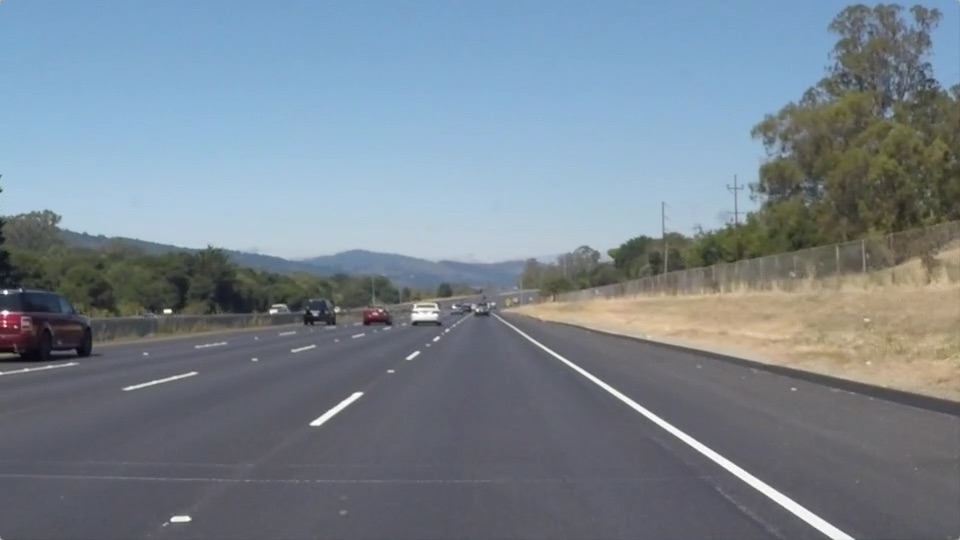
#> input picture test_images (copy)/solidWhiteRight.jpg, 960 x 540 px, found by its file name
$ jupyter execute --allow-errors P1.ipynb.LOCAL.15628.ipynb   (shell and % lines are left out)
#> lines starting #> are read from the running program, lines starting #| are printed output that depends on the picture; after the words box and inside, x2 and y2 are one past the last pixel; in counts of white or black regions, pixels touching at a corner belong together
# **Finding Lane Lines on the Road**
***
In this project, you will use the tools you learned about in the lesson to identify lane lines on the road.  You can develop your pipeline on a series of individual images, and later apply the result to a video stream (really just a series of images). Check out the video clip "raw-lines-example.mp4" (also contained in this repository) to see what the output should look like after using the helper functions below.

Once you have a result that looks roughly like "raw-lines-example.mp4", you'll need to get creative and try to average and/or extrapolate the line segments you've detected to map out the full extent of the lane lines.  You can see an example of the result you're going for in the video "P1_example.mp4".  Ultimately, you would like to draw just one line for the left side of the lane, and one for the right.

---
Let's have a look at our first image called 'test_images/solidWhiteRight.jpg'.  Run the 2 cells below (hit Shift-Enter or the "play" button above) to display the image.

**Note: If, at any point, you encounter frozen display windows or other confounding issues, you can always start again with a clean slate by going to the "Kernel" menu above and selecting "Restart & Clear Output".**

---

**The tools you have are color selection, region of interest selection, grayscaling, Gaussian smoothing, Canny Edge Detection and Hough Tranform line detection.  You  are also free to explore and try other techniques that were not presented in the lesson.  Your goal is piece together a pipeline to detect the line segments in the image, then average/extrapolate them and draw them onto the image for display (as below).  Once you have a working pipeline, try it out on the video stream below.**

---

<figure>

 <figcaption>
 <p></p>
 <p style="text-align: center;"> Your output should look something like this (above) after detecting line segments using the helper functions below </p>
 </figcaption>
</figure>
 <p></p>
<figure>

 <figcaption>
 <p></p>
 <p style="text-align: center;"> Your goal is to connect/average/extrapolate line segments to get output like this</p>
 </figcaption>
</figure>

**Run the cell below to import some packages.  If you get an `import error` for a package you've already installed, try changing your kernel (select the Kernel menu above --> Change Kernel).  Still have problems?  Try relaunching Jupyter Notebook from the terminal prompt.  Also, see [this forum post](https://carnd-forums.udacity.com/cq/viewquestion.action?spaceKey=CAR&id=29496372&questionTitle=finding-lanes---import-cv2-fails-even-though-python-in-the-terminal-window-has-no-problem-with-import-cv2) for more troubleshooting tips.**

[cell 1]
#importing some useful packages
import matplotlib.pyplot as plt
import matplotlib.image as mpimg
import numpy as np
import cv2
#%matplotlib notebook

[cell 2]
#reading in an image
image = mpimg.imread('test_images/solidWhiteRight.jpg')
#> image is the input picture: shape (540, 960, 3); mean R, G, B 120.3, 132.6, 143.7
#printing out some stats and plotting
print('This image is:', type(image), 'with dimesions:', image.shape)
#| This image is: <class 'numpy.ndarray'> with dimesions: (540, 960, 3)
plt.imshow(image)  # if you wanted to show a single color channel image called 'gray', for example, call as plt.imshow(gray, cmap='gray')

**Some OpenCV functions (beyond those introduced in the lesson) that might be useful for this project are:**

`cv2.inRange()` for color selection
`cv2.fillPoly()` for regions selection
`cv2.line()` to draw lines on an image given endpoints
`cv2.addWeighted()` to coadd / overlay two images
`cv2.cvtColor()` to grayscale or change color
`cv2.imwrite()` to output images to file
`cv2.bitwise_and()` to apply a mask to an image

**Check out the OpenCV documentation to learn about these and discover even more awesome functionality!**

Below are some helper functions to help get you started. They should look familiar from the lesson!

[cell 3]
import math

def grayscale(img):
    """Applies the Grayscale transform
    This will return an image with only one color channel
    but NOTE: to see the returned image as grayscale
    (assuming your grayscaled image is called 'gray')
    you should call plt.imshow(gray, cmap='gray')"""
    #return cv2.cvtColor(img, cv2.COLOR_RGB2GRAY)
    # Or use BGR2GRAY if you read an image with cv2.imread()
    return cv2.cvtColor(img, cv2.COLOR_BGR2GRAY)

def canny(img, low_threshold, high_threshold):
    """Applies the Canny transform"""
    return cv2.Canny(img, low_threshold, high_threshold)

def gaussian_blur(img, kernel_size):
    """Applies a Gaussian Noise kernel"""
    return cv2.GaussianBlur(img, (kernel_size, kernel_size), 0)

def region_of_interest(img, vertices):
    """
    Applies an image mask.

    Only keeps the region of the image defined by the polygon
    formed from `vertices`. The rest of the image is set to black.
    """
    #defining a blank mask to start with
    mask = np.zeros_like(img)

    #defining a 3 channel or 1 channel color to fill the mask with depending on the input image
    if len(img.shape) > 2:
        channel_count = img.shape[2]  # i.e. 3 or 4 depending on your image
        ignore_mask_color = (255,) * channel_count
    else:
        ignore_mask_color = 255

    #filling pixels inside the polygon defined by "vertices" with the fill color
    cv2.fillPoly(mask, vertices, ignore_mask_color)

    #returning the image only where mask pixels are nonzero
    masked_image = cv2.bitwise_and(img, mask)
    return masked_image


def draw_lines(img, lines, color=[255, 0, 0], thickness=2, slope_threshold=0.4):
    """
    NOTE: this is the function you might want to use as a starting point once you want to
    average/extrapolate the line segments you detect to map out the full
    extent of the lane (going from the result shown in raw-lines-example.mp4
    to that shown in P1_example.mp4).

    Think about things like separating line segments by their
    slope ((y2-y1)/(x2-x1)) to decide which segments are part of the left
    line vs. the right line.  Then, you can average the position of each of
    the lines and extrapolate to the top and bottom of the lane.

    This function draws `lines` with `color` and `thickness`.
    Lines are drawn on the image inplace (mutates the image).
    If you want to make the lines semi-transparent, think about combining
    this function with the weighted_img() function below
    """
    slopes = []
    for line in lines:
        #print(line)
        for x1,y1,x2,y2 in line:
            slope = (y2-y1)/(x2-x1)
            slopes.append(slope)
            if (abs(slope) > slope_threshold):
                cv2.line(img, (x1, y1), (x2, y2), color, thickness)
    slopes.sort()
    #for slope in slopes:
        #print(slope)

def hough_lines(img, rho, theta, threshold, min_line_len, max_line_gap):
    """
    `img` should be the output of a Canny transform.

    Returns an image with hough lines drawn.
    """
    lines = cv2.HoughLinesP(img, rho, theta, threshold, np.array([]), minLineLength=min_line_len, maxLineGap=max_line_gap)
    line_img = np.zeros((img.shape[0], img.shape[1], 3), dtype=np.uint8)
    draw_lines(line_img, lines)
    return line_img

# Python 3 has support for cool math symbols.

def weighted_img(img, initial_img, α=0.8, β=1., λ=0.):
    """
    `img` is the output of the hough_lines(), An image with lines drawn on it.
    Should be a blank image (all black) with lines drawn on it.

    `initial_img` should be the image before any processing.

    The result image is computed as follows:

    initial_img * α + img * β + λ
    NOTE: initial_img and img must be the same shape!
    """
    return cv2.addWeighted(initial_img, α, img, β, λ)

## Test on Images

Now you should build your pipeline to work on the images in the directory "test_images"
**You should make sure your pipeline works well on these images before you try the videos.**

[cell 4]
import os
imgs = os.listdir("test_images/")
print (imgs)

#
# Varibales
#
# Image
img_height = 540
img_width = 960
# Gaussian Blur
kernel_size = 5
# Canny
canny_low_threshold = 50
canny_high_threshold = 150
# Mask Settings
top_boundary = 315
left_top = [425, top_boundary]
right_top = [525, top_boundary]
left_bottom = [0 , img_height]
right_bottom = [img_width,img_height]
# Hough Settings
rho = 1.3 #1 #1.3 # Distance Resolution on the Hough Grid
theta = np.pi/180 # Angular resolution in radians of the Hough Grid
threshold = 25 #10 #5 # Minimum number of votes (intersection in Hough grid cell)
min_line_len = 20 #55 #20 # minimum number of pixels for a line length
max_line_gap = 35 #35 #7 # maximum gap in pixels between connectible line segments


def processImage(image_name):
    """
    Find Lane Lines in a Given Image
    """
    # Read Image
    image = mpimg.imread('test_images/' + image_name)
    # Show Image with Grid and additional information
    print('This image (', image_name, ') is:', type(image), 'with dimesions:', image.shape)
    img_height = image.shape[0]
    img_width = image.shape[1]

    # Convert to Gray Scale
    print("Converting to GrayScale ....")
    gray = grayscale(image)

    # Apply Gaussian Blur
    print("Applying Gaussian Blur ....")
    blur = gaussian_blur(gray, kernel_size)

    # Apply Canny
    print("Applying Canny Edge Detection ....")
    edges = canny(blur, canny_low_threshold, canny_high_threshold)

    # Create a Masked Image
    print("Creating a masked edges image ....")
    print("Top Left: ", left_top)
    print("Top Right: ", right_top)
    print("Bottom Left: ", left_bottom)
    print("Bottom Right: ", right_bottom)
    vertices = np.array([[(left_bottom[0],left_bottom[1]),(left_top[0], left_top[1]), (right_top[0], right_top[1]), (right_bottom[0],right_bottom[1])]], dtype=np.int32)
    mask = region_of_interest(edges, vertices)

    # Define Hough Transform
    print("Applying Hough Transform ....")
    line_image = hough_lines(mask, rho, theta, threshold, min_line_len, max_line_gap)

    # Create Color Binary
    color_edges = np.dstack((edges,edges,edges))

    # Draw Lines on Orignal Image
    lines_edges = weighted_img(line_image, image)
    #lines_edges = weighted_img(line_image, color_edges)


    f0 = plt.figure()
    #plt.figimage(lines_edges)
    #plt.suptitle("After Transform")
    #plt.show
    imgplot = plt.imshow(lines_edges)


# Process Test Images
for testImage in imgs:
    processImage(testImage)
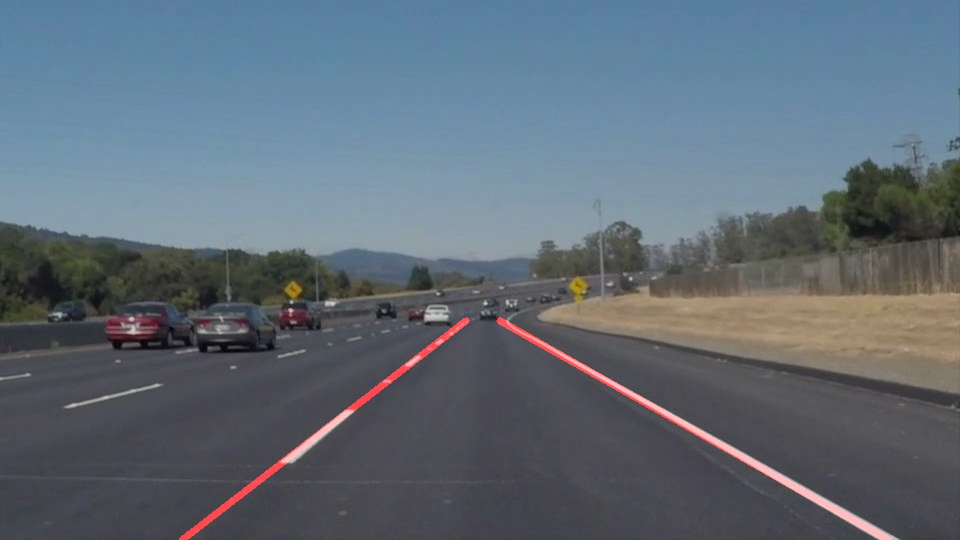
#> input picture test_images/output_solidWhiteCurve.jpg, 960 x 540 px
#> in processImage, image is the input picture: shape (540, 960, 3); mean R, G, B 96.2, 107.6, 118.4
#| This image ( output_solidWhiteCurve.jpg ) is: <class 'numpy.ndarray'> with dimesions: (540, 960, 3)
#> in grayscale, `return cv2.cvtColor(img, cv2.COLOR_BGR2GRAY)`:
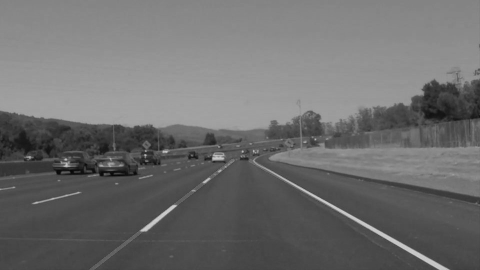
#> returned value: shape (540, 960) (shown at 1/2 size); min 3, max 212, mean 109.5
#> in canny, `return cv2.Canny(img, low_threshold, high_threshold)`:
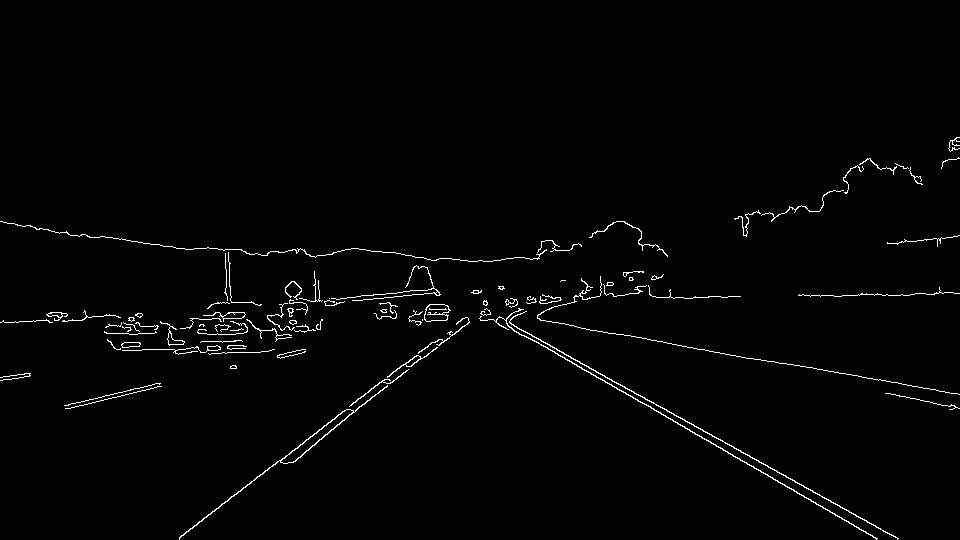
#> returned value: shape (540, 960); 1.5% white in thin lines or dots, all inside (x1, y1, x2, y2) = (0, 137, 960, 540)
#> in region_of_interest, `cv2.fillPoly(mask, vertices, ignore_mask_color)`:
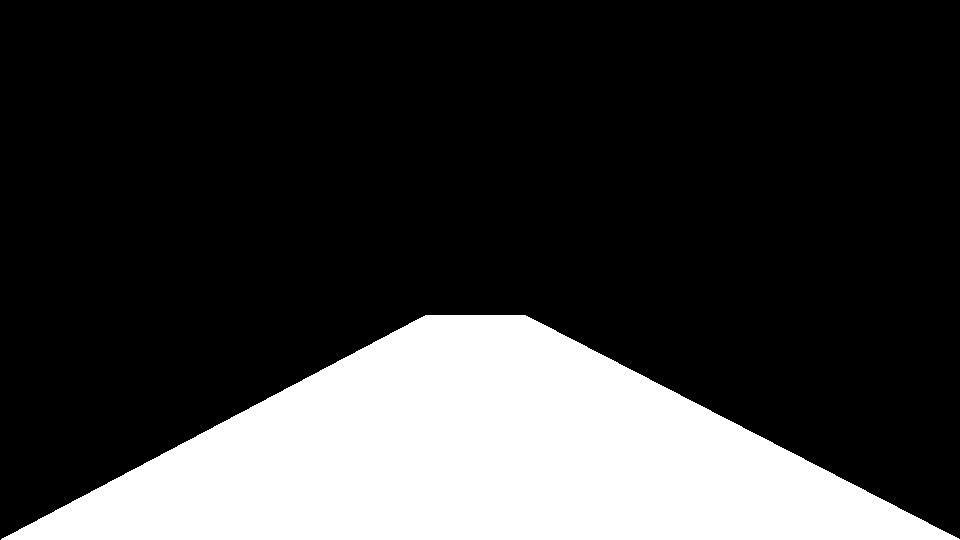
#> mask: shape (540, 960); 23% white; 1 white region, box (x1, y1, x2, y2) and area: (1, 315, 960, 540) 119455
#> in region_of_interest, `masked_image = cv2.bitwise_and(img, mask)`:
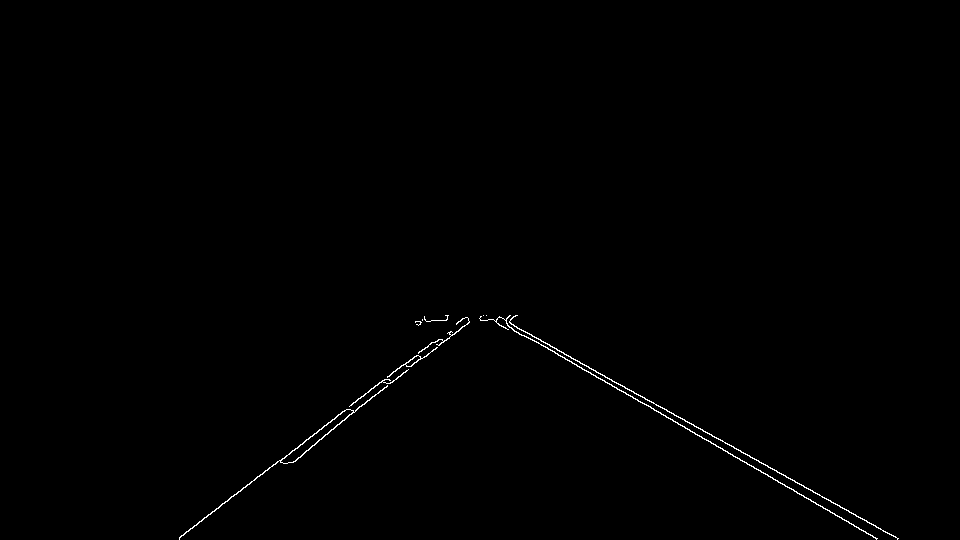
#> masked_image: shape (540, 960); 0.41% white in thin lines or dots, all inside (x1, y1, x2, y2) = (179, 315, 899, 540)
#> in hough_lines, `lines = cv2.HoughLinesP(img, rho, theta, threshold, np.array([]), minL..`: lines = 13 rows, first 6: [498, 317, 898, 538], [497, 319, 877, 538], [331, 429, 469, 321], [280, 461, 463, 318], [179, 538, 431, 342], [496, 319, 875, 538]
#> the loop in draw_lines, `for line in lines:` made 13 passes
#> after the loop in draw_lines, `for line in lines:`: slopes = [0.552, 0.576, -0.783, -0.781, -0.778, 0.578, -0.804, -0.754, -0.776, -0.0758, -0.795, -0.821, -0.0727]
#> in weighted_img, `return cv2.addWeighted(initial_img, α, img, β, λ)`:
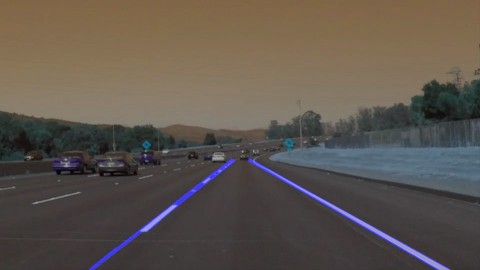
#> returned value: shape (540, 960, 3) (shown at 1/2 size); mean of channels 0, 1, 2 78.1, 86, 94.8; drawn as B, G, R
#> pass 2 of the loop `for testImage in imgs:`:
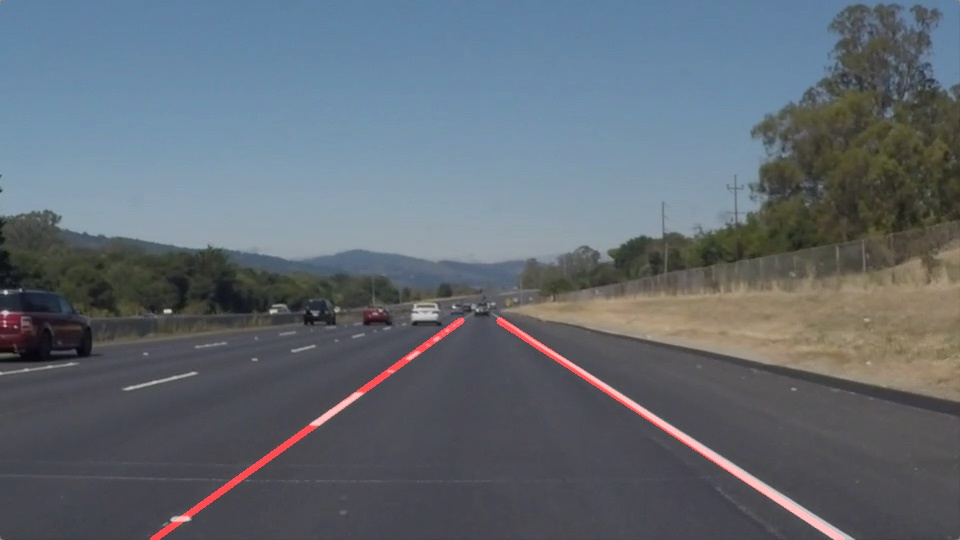
#> input picture test_images/output_solidWhiteRight.jpg, 960 x 540 px
#> in processImage, image is the input picture: shape (540, 960, 3); mean R, G, B 97.6, 106, 114.9
#| This image ( output_solidWhiteRight.jpg ) is: <class 'numpy.ndarray'> with dimesions: (540, 960, 3)
#> in region_of_interest (call 2), `masked_image = cv2.bitwise_and(img, mask)`:
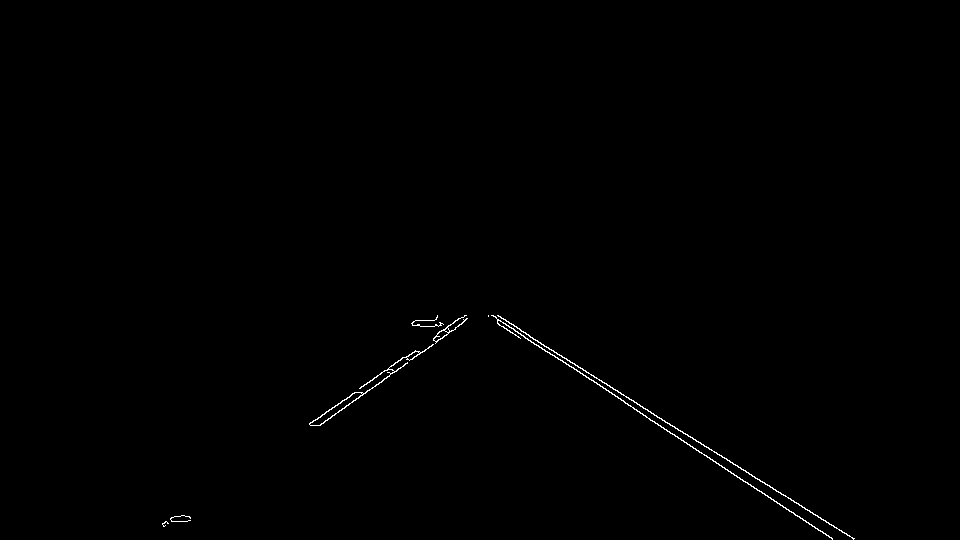
#> masked_image: shape (540, 960); 0.35% white in thin lines or dots, all inside (x1, y1, x2, y2) = (162, 315, 855, 540)
#> lines = 14 rows, first 6: [497, 315, 528, 334], [625, 403, 832, 538], [530, 337, 853, 539], [498, 316, 854, 538], [319, 425, 467, 318], [309, 424, 464, 315]
#> the loop in draw_lines (call 2), `for line in lines:` made 14 passes
#> in weighted_img (call 2), `return cv2.addWeighted(initial_img, α, img, β, λ)`:
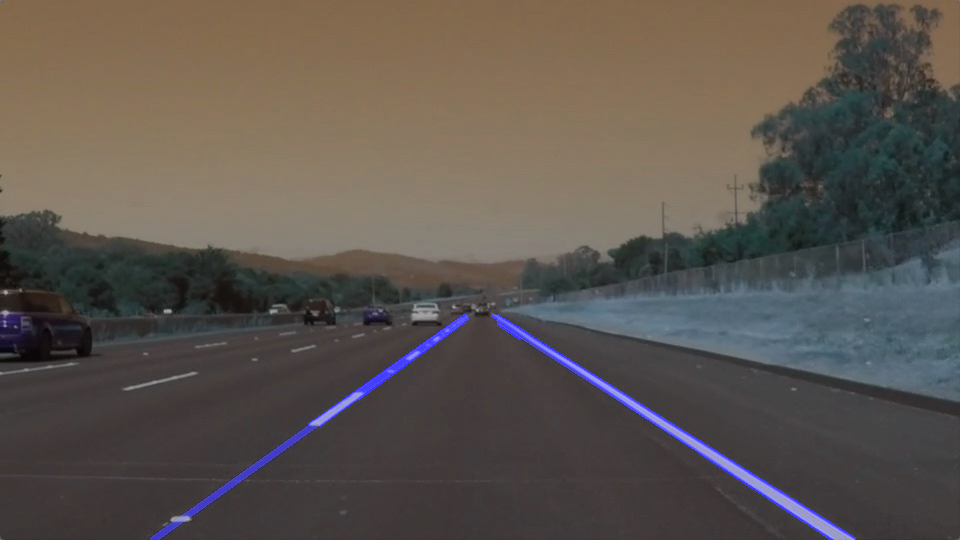
#> returned value: shape (540, 960, 3); mean of channels 0, 1, 2 79.1, 84.8, 91.9; drawn as B, G, R
